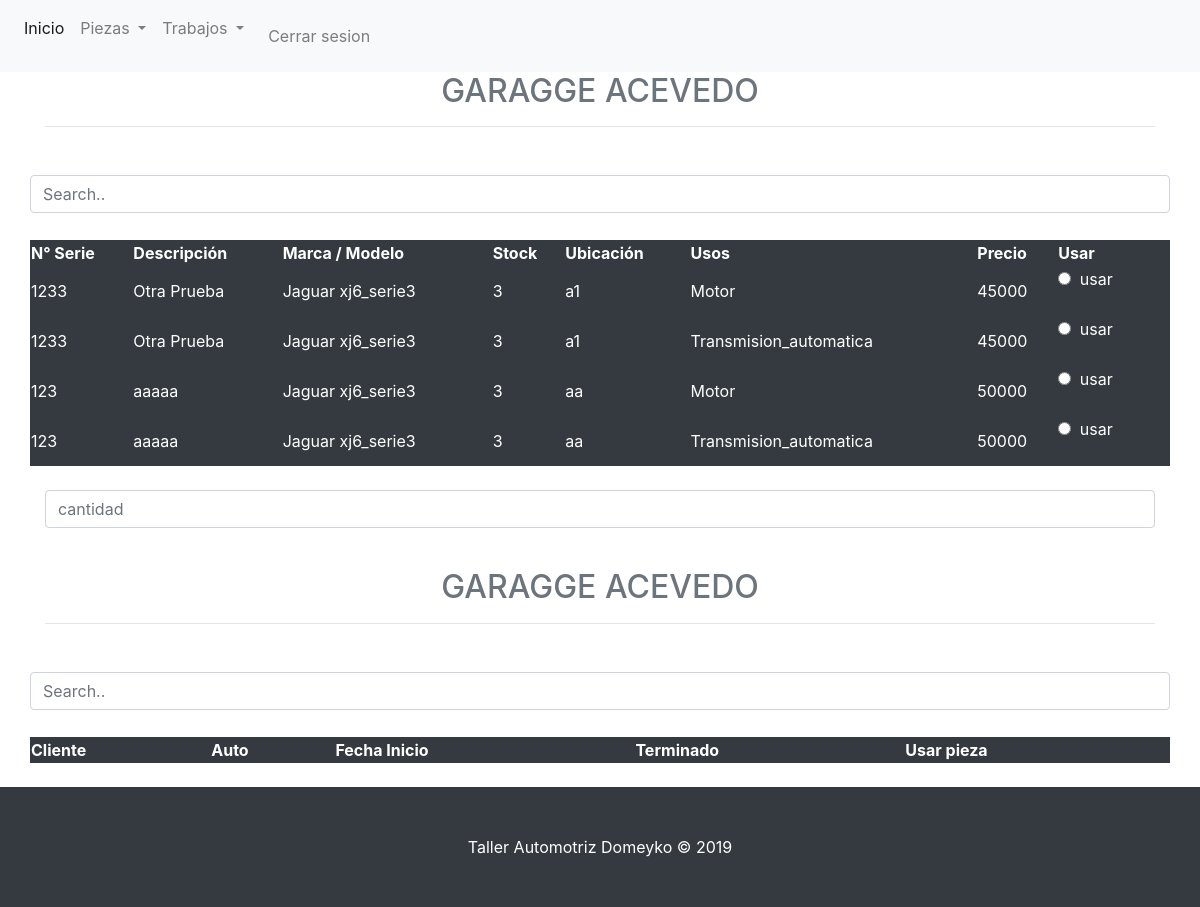
The app's page /lista_piezas/ (signed in) with its own data.
### app/models.py (models this page shows, shortened)
class PiezaUso(models.Model):
	pieza=models.ForeignKey(Piezas_en_inventario, on_delete=models.CASCADE)
	uso=models.ForeignKey(Usos, on_delete=models.CASCADE)
	esutilizable=models.BooleanField(default=True)

class Piezas_en_inventario(models.Model):
	numero_de_serie=models.CharField(max_length=30, default="o00000o")
	marca=models.CharField(max_length=30, default="000000")
	modelo=models.CharField(max_length=30, default="000000")
	ubicacion=models.CharField(max_length=30, default="o00000o")
	precio=models.IntegerField(default=0)
	stock=models.IntegerField(default=0)
	descripcion=models.CharField(max_length=30, default=" no hay descripcion")
	image=models.ImageField(upload_to='media/', default='media/default.jpg')

class Usos(models.Model):
	usos=models.CharField(max_length=52)

### app/views.py (the view)
# urls.py: path('lista_piezas/' , views.lista_piezas, name='lista_piezas'),
def lista_piezas(request):
	contexto={}
	contexto['Filtrado']=PiezaUso.objects.filter(esutilizable=True)
	contexto['trabajos']=Trabajo.objects.all()
	return render(request, 'app/lista_piezas.html' ,contexto)

### app/templates/app/lista_piezas.html (shortened to what this page needs)
<!DOCTYPE html>
{%load static%}
{% load staticfiles %}
<html lang="en">
<head>
    <link rel="stylesheet" type="text/css" href="{% static 'css/bootstrap.min.css' %}">
</head>
<body>
{% include 'app/header.html' %}
{% if user.is_authenticated %}
<section id="lista_taller">
    <div class="container">
        <form method='POST' action="/usar_pieza"> {% csrf_token %}
            <h2 class="text-center text-uppercase text-secondary mb-0">Garagge Acevedo</h2>
            <hr class="star-dark mb-5">
            <div class="row">
                <input class="form-control" id="myInput" type="text" placeholder="Search..">
                <table  width="4000" class="sortable table-dark table-hover">
                    <thead>
                        <tr>
                            <th scope="col">N° Serie</th>
                            <th scope="col">Descripción</th>
                            <th scope="col">Marca / Modelo</th>
                            <th scope="col">Stock</th>
                            <th scope="col">Ubicación</th>
                            <th scope="col">Usos</th>
                            <th scope="col">Precio</th>
                            <th scope="col"> Usar </th>
                        </tr>
                    </thead>
                    <tbody id="myTable">
                            {% for valor in Filtrado %}
                            <tr>
                                <td>{{valor.pieza.numero_de_serie}}  </td>
                                <td>{{valor.pieza.descripcion}}</td>
                                <td>{{valor.pieza.marca}} {{valor.pieza.modelo}}</td>
                                <td>{{valor.pieza.stock}}</td>
                                <td>{{valor.pieza.ubicacion}}   </td>
                                <td>{{valor.uso.usos}}</td>
                                <td>{{valor.pieza.precio}}</td>
                                <td> <div class="form-group">
                                    <label class="mr-3"><input type="radio" class=mr-1 name="unapieza" id="unapieza" value="{{valor.pieza.pk}}"> usar</label>
                                    </div>
                                </td>
                            </tr>
                            {% endfor %}
                        </div>
            </div>
 <br>
    <div class="form-group">
    <input type="number" class="form-control" min="1" placeholder="cantidad" name="inputNumber" id="exampleNumber">
    </div>
    <br>
            <h2 class="text-center text-uppercase text-secondary mb-0">Garagge Acevedo</h2>
            <hr class="star-dark mb-5">
            <div class="row">
                <input class="form-control" id="myInputtwo" type="text" placeholder="Search..">
                <table  width="4000" class="sortable table-dark table-hover">
                    <thead>
                        <tr>
                            <th scope="col">Cliente</th>
                            <th scope="col">Auto</th>
                            <th scope="col">Fecha Inicio</th>
                            <th scope="col">Terminado</th>
                            <th scope="col">Usar pieza</th>
                        </tr>
                    </thead>
                </table>
            </div>
</section>
<br>
 {% endif %}
 {% include 'app/footer.html' %}
</body>
</html>

### records on screen
PiezaUso: pieza.numero_de_serie "1233", pieza.descripcion "Otra Prueba", pieza.marca "Jaguar", pieza.modelo "xj6_serie3", pieza.stock "3", pieza.ubicacion "a1", uso.usos "Motor", pieza.precio "45000"
PiezaUso: pieza.numero_de_serie "1233", pieza.descripcion "Otra Prueba", pieza.marca "Jaguar", pieza.modelo "xj6_serie3", pieza.stock "3", pieza.ubicacion "a1", uso.usos "Transmision_automatica", pieza.precio "45000"
PiezaUso: pieza.numero_de_serie "123", pieza.descripcion "aaaaa", pieza.marca "Jaguar", pieza.modelo "xj6_serie3", pieza.stock "3", pieza.ubicacion "aa", uso.usos "Motor", pieza.precio "50000"
PiezaUso: pieza.numero_de_serie "123", pieza.descripcion "aaaaa", pieza.marca "Jaguar", pieza.modelo "xj6_serie3", pieza.stock "3", pieza.ubicacion "aa", uso.usos "Transmision_automatica", pieza.precio "50000"
